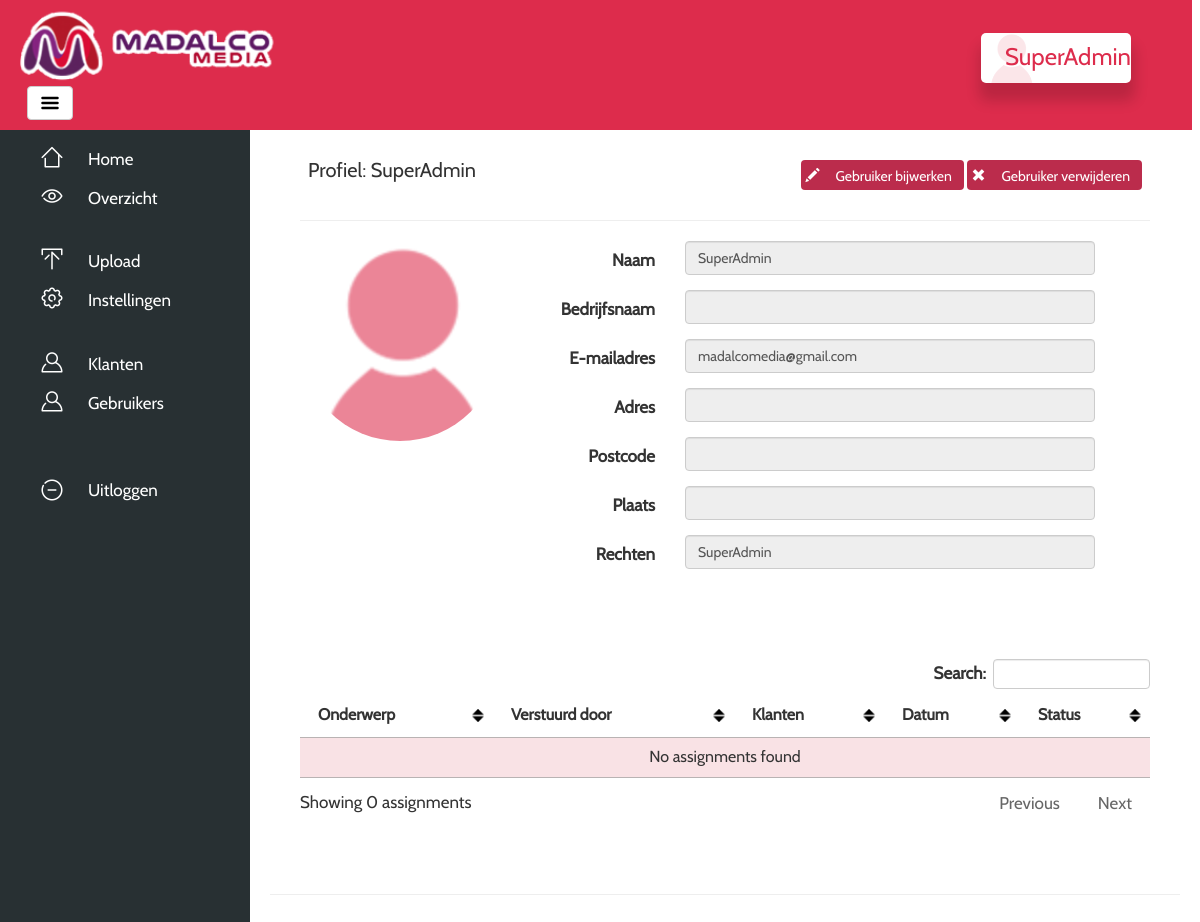
Screenshot of /?page=showuserprofile&id=1 (signed in) with the database file from the repository.
### tables this page shows
CREATE TABLE `settings` (
  `id` int(11) NOT NULL,
  `SMTP` varchar(64) NOT NULL,
  `SMTPport` varchar(64) NOT NULL,
  `Email` varchar(64) NOT NULL,
  `Mailpass` varchar(64) NOT NULL,
  `Logo` varchar(100) NOT NULL,
  `Header` varchar(64) NOT NULL,
  `Host` varchar(64) NOT NULL,
  `globalmail` tinyint(1) NOT NULL,
  `contactmail` varchar(64) NOT NULL,
  `background` varchar(64) NOT NULL
);

CREATE TABLE `users` (
  `id` int(11) NOT NULL,
  `profimg` varchar(100) NOT NULL DEFAULT 'profile.png',
  `naam` varchar(60) NOT NULL,
  `email` varchar(60) NOT NULL,
  `altmail` varchar(60) NOT NULL,
  `paswoord` varchar(256) NOT NULL,
  `permgroup` int(11) NOT NULL DEFAULT '2',
  `bedrijfsnaam` varchar(64) NOT NULL,
  `adres` varchar(64) NOT NULL,
  `postcode` varchar(8) NOT NULL,
  `plaats` varchar(64) NOT NULL,
  `lang` varchar(4) NOT NULL DEFAULT 'nl',
  `active` tinyint(1) NOT NULL DEFAULT '1',
  `paswoordvergeten` varchar(256) NOT NULL,
  `passresetdate` datetime NOT NULL
);

CREATE TABLE `permgroup` (
  `id` int(11) NOT NULL,
  `userperm` int(11) NOT NULL,
  `name` varchar(64) NOT NULL,
  `assignable` int(11) NOT NULL
);

### app/view/showuserprofile.php (the view, shortened to what the rows shown need)
<?php
if ($user->getPermission($permgroup, 'CAN_SHOW_USERS') == 1) {
} else {
    $block->Redirect('index.php');
    Session::flash('error', TEXT_NO_PERMISSION);
}
$user = new UserController();
if (isset($_GET['id'])) {
    $userinfo = $user->getUserById($_GET['id']);
} else {
    echo '<div class="alert alert-info">Profiel niet gevonden</div>';
    return false;
}
$items = new MailController();
$user = new UserController();
if ($userinfo['permgroup'] == '1') {
    $clientID = $userinfo['id'];
    $userid = $userinfo['id'];
    $get_filled_info = $items->getUserMailByUserId($userid, null, null, $clientID);
} else {
    $userid = $userinfo['id'];
    $get_filled_info = $items->getUserMailByUserId($userid);
}
?>
<div id="page-content-wrapper">
    <div class="container-fluid">
        <div class="row">
            <div class="col-lg-12 profile">
                <div class="container">
                    <table style="width:100%">
                        <tr>
                            <th style="text-align: left;"><p class="NameText" style="font-weight: normal;">
                                    <?= TEXT_USERPROFILE ?><?= $userinfo['naam'] ?></p></th>
                            <th style="text-align: right;">
                                <?php if ($user->getPermission($permgroup, 'CAN_EDIT_CLIENT') == 1 && $userinfo['permgroup'] == '1') { ?>
                                    <a href="?page=editclient&id=<?= $_GET['id'] ?>">
                                        <button type="button" class="btn btn-labeled btn-success MyOverviewButton">
                                            <span class="btn-label"><i class="glyphicon glyphicon-pencil"></i></span><?= TEXT_EDIT_USER ?>
                                        </button>
                                    </a>
                                <?php }
                                else if ($user->getPermission($permgroup, 'CAN_EDIT_USER') == 1 && $userinfo['permgroup'] !== '1') { ?>
                                    <a href="?page=editclient&id=<?= $_GET['id'] ?>">
                                        <button type="button" class="btn btn-labeled btn-success MyOverviewButton">
                                            <span class="btn-label"><i class="glyphicon glyphicon-pencil"></i></span><?= TEXT_EDIT_USER ?>
                                        </button>
                                    </a>
                                <?php } ?>
                                <?php if ($user->getPermission($permgroup, 'CAN_DELETE_USER') == 1 && $userinfo['permgroup'] !== '1') { ?>
                                    <a data-toggle="modal" data-target="#DeleteUser" href="#">
                                        <button type="button" class="btn btn-labeled btn-success MyOverviewButton">
                                            <span class="btn-label"><i class="glyphicon glyphicon-remove"></i></span><?= TEXT_DELETE_USER ?>
                                        </button>
                                    </a>
                                <?php } ?>
                            </th>
                        </tr>
                    </table>
                    <hr>
                    <div class="row">
                        <div class="col-md-3">
                            <div class="text-center">
                                <div style="background: url(<?= DIR_IMG . $userinfo['profimg'] ?>); background-size: cover; width: 200px; height: 200px; background-position: 50%; margin: 0 auto" class="avatar img-circle"></div>
                            </div>
                        </div>
                        <div class="col-md-9 personal-info">
                            <form class="form-horizontal" role="form">
                                <div class="form-group">
                                    <label class="col-lg-3 control-label"><?= TEXT_NAME ?></label>
                                    <div class="col-lg-8">
                                        <input disabled class="form-control" value="<?= $userinfo['naam'] ?>"
                                               type="text">
                                    </div>
                                </div>
                                <div class="form-group">
                                    <label class="col-lg-3 control-label"><?= TEXT_COMPANY_NAME ?></label>
                                    <div class="col-lg-8">
                                        <input disabled class="form-control" value="<?= $userinfo['bedrijfsnaam'] ?>"
                                               type="text">
                                    </div>
                                </div>
                                <div class="form-group">
                                    <label class="col-lg-3 control-label"><?= TEXT_EMAIL ?></label>
                                    <div class="col-lg-8">
                                        <input disabled class="form-control" value="<?= $userinfo['email'] ?>"
                                               type="text">
                                    </div>
                                </div>
                                <div class="form-group">
                                    <label class="col-lg-3 control-label"><?= TEXT_ADRESS ?></label>
                                    <div class="col-lg-8">
                                        <input disabled class="form-control" value="<?= $userinfo['adres'] ?>"
                                               type="text">
                                    </div>
                                </div>
                                <div class="form-group">
                                    <label class="col-lg-3 control-label"><?= TEXT_POSTALCODE ?></label>
                                    <div class="col-lg-8">
                                        <input disabled class="form-control" size="6"
                                               value="<?= $userinfo['postcode'] ?>" type="text">
                                    </div>
                                </div>
                                <div class="form-group">
                                    <label class="col-lg-3 control-label"><?= TEXT_CITY ?></label>
                                    <div class="col-lg-8">
                                        <input disabled class="form-control" value="<?= $userinfo['plaats'] ?>"
                                               type="text">
                                    </div>
                                </div>
                                <?php if ($user->getPermission($permgroup, 'CAN_EDIT_USER') == '1'){ ?>
                                    <?php $usrperm = $user->getPermissionGroupName($userinfo['permgroup']); ?>
                                    <div class="form-group">
                                        <label class="col-lg-3 control-label"><?= TEXT_PERMISSION ?></label>
                                        <div class="col-lg-8">
                                            <input disabled class="form-control" value="<?= $usrperm['name'] ?>" type="text">
                                        </div>
                                    </div>
                                <?php } ?>
                        </div>
                    </div>
                    <?php if (isset($get_filled_info) && $get_filled_info !== null) { ?>
                    <br />
                    <br />
                    <br />
                    <table id="myTable" class="table table-striped">
                        <thead>
                        <tr>
                            <th><?= TABLE_TITLE ?></th>
                            <th><?= TEXT_SENDER ?></th>
                            <th><?= TEXT_CLIENT ?></th>
                            <th id="date"><?= TEXT_DATE ?></th>
                            <th><?= TEXT_PROGRESS ?></th>
                        </tr>
                        </thead>
                        <tbody>
                        </tbody>
                    </table>
                <?php } ?>
                </div>
            </div>
        </div>
        <br/>
        <br/>
    </div>
    <hr>
</div>

### app/view/header.php (shortened to what the rows shown need)
<?php
require_once DIR_MODEL . 'permissions.php';
if (isset($_SESSION['usr_id'])) {
    $myuser = $user->getUserById($_SESSION['usr_id']);
    $myuser = $myuser['naam'];
} else if (isset($user)) {
    $thisuser = $user->getUserById($session->getUserId());
    $myuser = $thisuser['naam'];
} else {
    echo 'User';
}
$settings = new UserController();
$admin = $settings->getAdminSettings();
if (isset($_SESSION['accorduserid']) && !isset($_SESSION['usr_id'])) {
    $userinfo = $user->getUserById($_SESSION['accorduserid']);
    $imgsrc = 'icons/profile.png';
} else {
    $userinfo = $user->getUserById($_SESSION['usr_id']);
    if ($userinfo['profimg'] !== null) {
        $imgsrc = DIR_IMG . $userinfo['profimg'];
    } else {
        $imgsrc = '../icons/profile.png';
    }
}
?>
    <html lang="<?= $language ?>">
    <head>
        <link href="css/bootstrap.min.css" rel="stylesheet">
        <link href="css/select2.min.css" rel="stylesheet"/>
        <link href="css/styles.css" rel="stylesheet">
        <link rel="stylesheet" type="text/css" href="css/dropzone.css" />
        <link rel="stylesheet" href="css/jquery-ui.css">
        <link rel="stylesheet" href="css/jquery.dataTables.min.css">
    </head>
<body>
    <div id="header" style="background: <?= $admin['Header']; ?>">
        <div id="MenuSide">
            <img src="<?= DIR_PUBLIC . $admin['Logo'] ?>" style="width:auto;height:75%;"/>
        </div>
        <div id="MenuButton">
            <a href="#menu-toggle" class="btn btn-default" id="menu-toggle"><img src="icons/menu-alt-20.png"></a>
        </div>
    </div>
    <div id="NameSide">
        <a style="text-decoration: none;" href="?page=profile">
            <div id="UserBlock" style="text-decoration: none;">
                <div id="UserBlockImage" style="background-image: url('<?= $imgsrc ?>');"></div>
                <h3 id="LoggedInAs"><?= $myuser ?></h3>
            </div>
        </a>
    </div>
<div id="wrapper">
    <div id="sidebar-wrapper">
        <ul class="sidebar-nav">
            <li class="nav-button-home">
                <a href="?page=dashboard"><?= TEXT_HOME ?></a>
            </li>
            <li class="nav-button-all">
                <a href="?page=overview"><?= TEXT_OVERVIEW ?></a>
            </li>
            <br/>
            <?php if ($user->getPermission($permgroup, 'CAN_UPLOAD') == 1) { ?>
                <li class="nav-button-upload">
                    <a href="?page=uploadoverview"><?= TEXT_UPLOAD ?></a>
                </li>
            <?php } ?>
            <?php if ($user->getPermission($permgroup, 'CAN_EDIT_SETTINGS') == 1) { ?>
                <li class="nav-button-settings">
                    <a href="?page=settings"><?= TEXT_SETTINGS ?></a>
                </li>
            <?php } ?>
            <br/>
            <?php if ($user->getPermission($permgroup, 'CAN_SHOW_KLANTPAGINA') == 1) { ?>
                <li class="nav-button-users">
                    <a href="?page=manageclients"><?= TEXT_CLIENT ?></a>
                </li>
            <?php } ?>
            <?php if ($user->getPermission($permgroup, 'CAN_SHOW_USERS') == 1) { ?>
                <li class="nav-button-users">
                    <a href="?page=manageusers"><?= TEXT_USER ?></a>
                </li>
            <?php } ?>
            <br/>
            <br/>
            <li class="nav-button-logout">
                <a href="?page=logout"><?= TEXT_LOGOUT ?></a>
            </li>
        </ul>
    </div>

### rows the page displays
settings: Logo (picture)
users: profimg (placeholder picture), naam "SuperAdmin", email "madalcomedia@gmail.com"
permgroup: name "SuperAdmin"

### other values shown
TEXT_HOME "Home"
TEXT_OVERVIEW "Overzicht"
TEXT_UPLOAD "Upload"
TEXT_SETTINGS "Instellingen"
TEXT_CLIENT "Klanten"
TEXT_USER "Gebruikers"
TEXT_LOGOUT "Uitloggen"
TEXT_USERPROFILE "Profiel:"
TEXT_EDIT_USER "Gebruiker bijwerken"
TEXT_DELETE_USER "Gebruiker verwijderen"
TEXT_NAME "Naam"
TEXT_COMPANY_NAME "Bedrijfsnaam"
TEXT_EMAIL "E-mailadres"
TEXT_ADRESS "Adres"
TEXT_POSTALCODE "Postcode"
